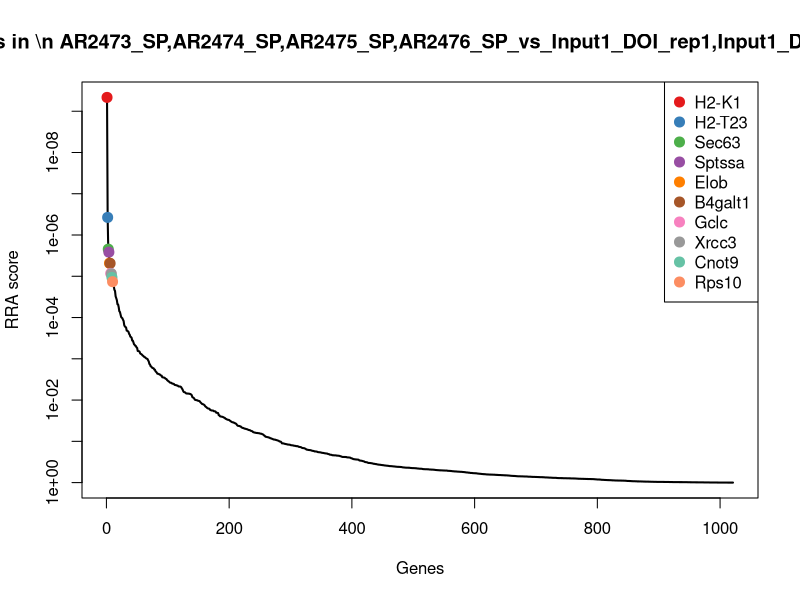
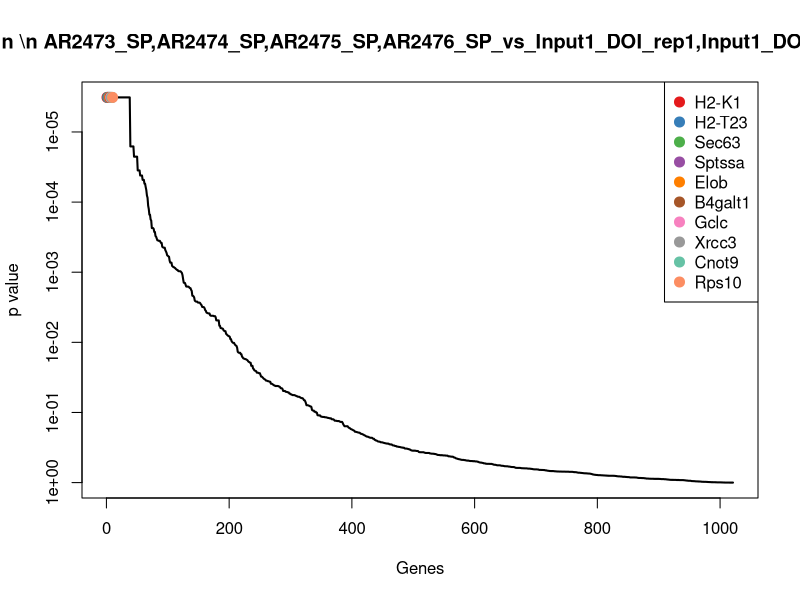
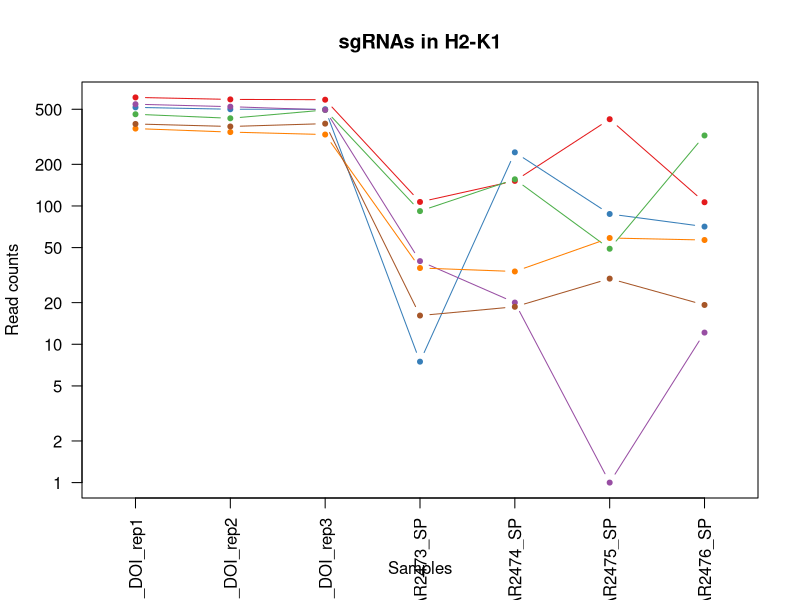
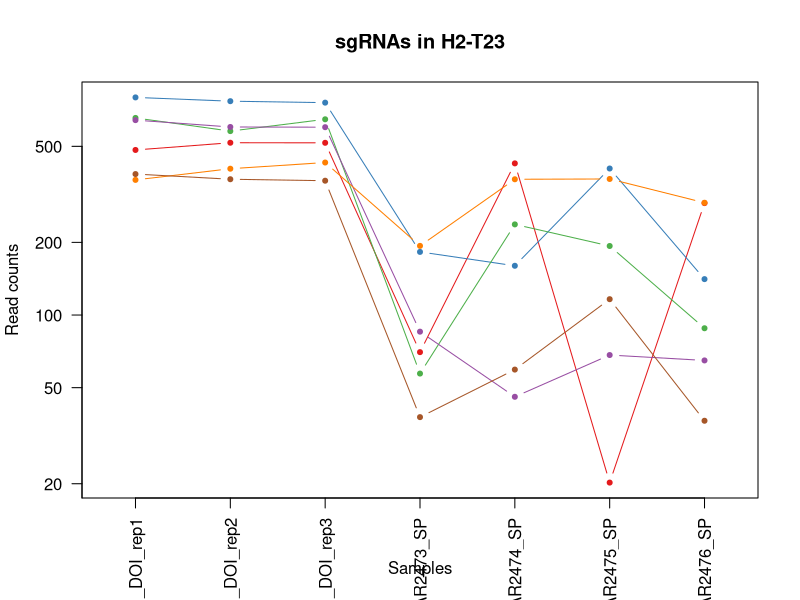
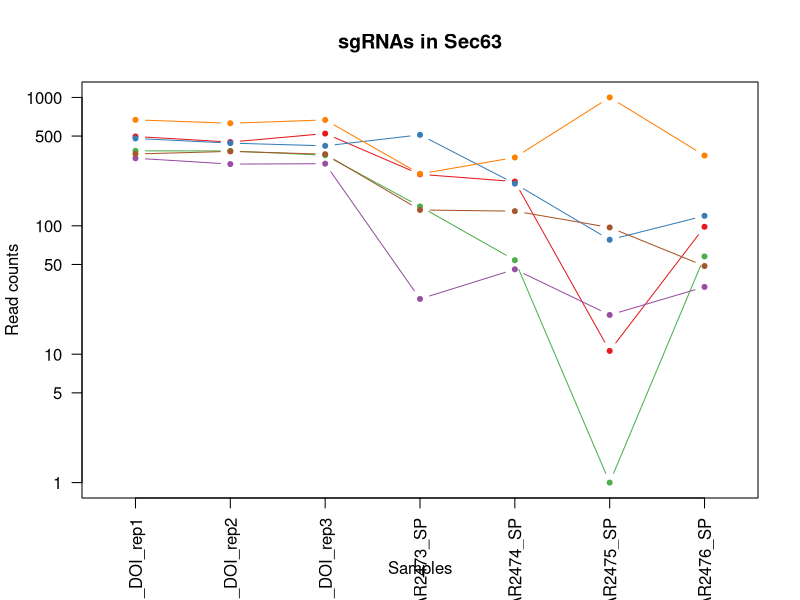
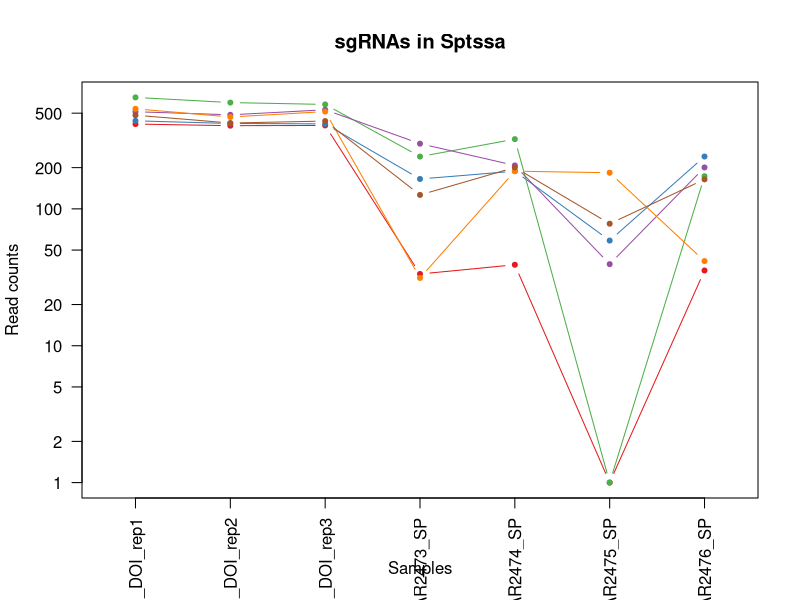
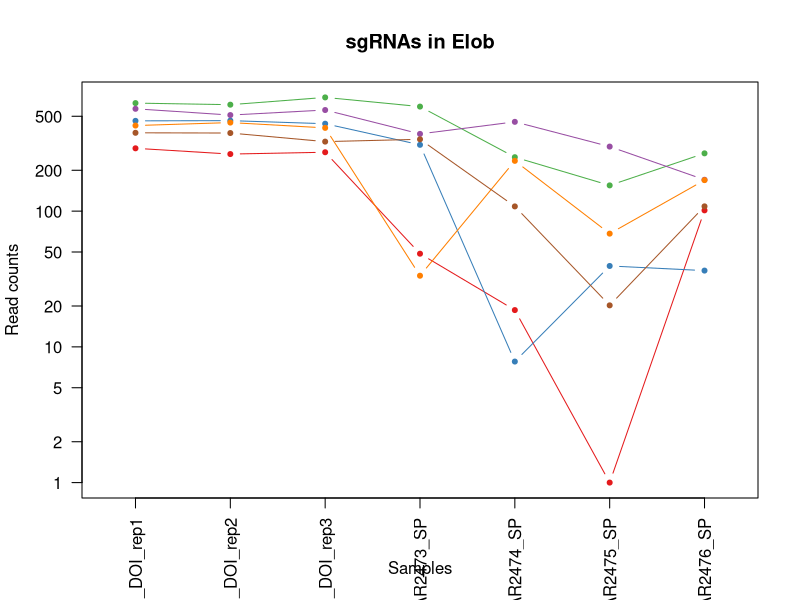
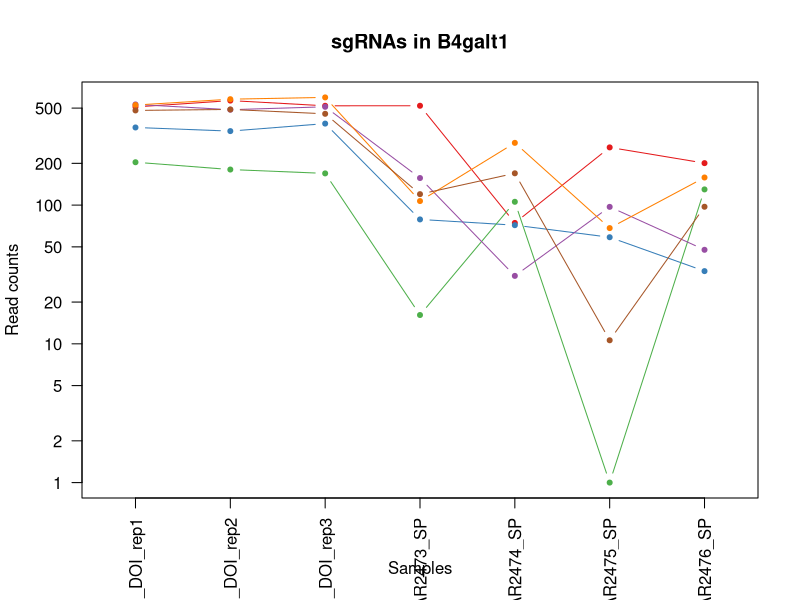

Write R code to recreate these figures, in order. (Note: this script raises an error after producing the figures.)
pdf(file='SP_cd19.10m_v_Input1_DOI.pdf',width=4.5,height=4.5);
gstable=read.table('SP_cd19.10m_v_Input1_DOI.gene_summary.txt',header=T)
# 
#
# parameters
# Do not modify the variables beginning with "__"

# gstablename='__GENE_SUMMARY_FILE__'
startindex=3
# outputfile='__OUTPUT_FILE__'
targetgenelist=c("H2-K1","H2-T23","Sec63","Sptssa","Elob","B4galt1","Gclc","Xrcc3","Cnot9","Rps10")
# samplelabel=sub('.\\w+.\\w+$','',colnames(gstable)[startindex]);
samplelabel='AR2473_SP,AR2474_SP,AR2475_SP,AR2476_SP_vs_Input1_DOI_rep1,Input1_DOI_rep2,Input1_DOI_rep3 neg.'


# You need to write some codes in front of this code:
# gstable=read.table(gstablename,header=T)
# pdf(file=outputfile,width=6,height=6)


# set up color using RColorBrewer
#library(RColorBrewer)
#colors <- brewer.pal(length(targetgenelist), "Set1")

colors=c( "#E41A1C", "#377EB8", "#4DAF4A", "#984EA3", "#FF7F00",  "#A65628", "#F781BF",
          "#999999", "#66C2A5", "#FC8D62", "#8DA0CB", "#E78AC3", "#A6D854", "#FFD92F", "#E5C494", "#B3B3B3", 
          "#8DD3C7", "#FFFFB3", "#BEBADA", "#FB8072", "#80B1D3", "#FDB462", "#B3DE69", "#FCCDE5",
          "#D9D9D9", "#BC80BD", "#CCEBC5", "#FFED6F")

######
# function definition

plotrankedvalues<-function(val, tglist, ...){
  
  plot(val,log='y',ylim=c(max(val),min(val)),type='l',lwd=2, ...)
  if(length(tglist)>0){
    for(i in 1:length(tglist)){
      targetgene=tglist[i];
      tx=which(names(val)==targetgene);ty=val[targetgene];
      points(tx,ty,col=colors[(i %% length(colors)) ],cex=2,pch=20)
      # text(tx+50,ty,targetgene,col=colors[i])
    }
    legend('topright',tglist,pch=20,pt.cex = 2,cex=1,col=colors)
  }
}



plotrandvalues<-function(val,targetgenelist, ...){
  # choose the one with the best distance distribution
  
  mindiffvalue=0;
  randval=val;
  for(i in 1:20){
    randval0=sample(val)
    vindex=sort(which(names(randval0) %in% targetgenelist))
    if(max(vindex)>0.9*length(val)){
      # print('pass...')
      next;
    }
    mindiffind=min(diff(vindex));
    if (mindiffind > mindiffvalue){
      mindiffvalue=mindiffind;
      randval=randval0;
      # print(paste('Diff: ',mindiffvalue))
    }
  }
  plot(randval,log='y',ylim=c(max(randval),min(randval)),pch=20,col='grey', ...)
  
  if(length(targetgenelist)>0){
    for(i in 1:length(targetgenelist)){
      targetgene=targetgenelist[i];
      tx=which(names(randval)==targetgene);ty=randval[targetgene];
      points(tx,ty,col=colors[(i %% length(colors)) ],cex=2,pch=20)
      text(tx+50,ty,targetgene,col=colors[i])
    }
  }
  
}




# set.seed(1235)



pvec=gstable[,startindex]
names(pvec)=gstable[,'id']
pvec=sort(pvec);

plotrankedvalues(pvec,targetgenelist,xlab='Genes',ylab='RRA score',main=paste('Distribution of RRA scores in \\n',samplelabel))

# plotrandvalues(pvec,targetgenelist,xlab='Genes',ylab='RRA score',main=paste('Distribution of RRA scores in \\n',samplelabel))


pvec=gstable[,startindex+1]
names(pvec)=gstable[,'id']
pvec=sort(pvec);

plotrankedvalues(pvec,targetgenelist,xlab='Genes',ylab='p value',main=paste('Distribution of p values in \\n',samplelabel))

# plotrandvalues(pvec,targetgenelist,xlab='Genes',ylab='p value',main=paste('Distribution of p values in \\n',samplelabel))



# you need to write after this code:
# dev.off()






# parameters
# Do not modify the variables beginning with "__"
targetmat=list(c(608.3052574305932,588.3373357749003,585.3834793721384,105.93779778294775,150.81302945200017,422.82153362296776,105.39561167783715),c(515.2155770704082,499.31933888374147,499.38341641657024,6.485987619364149,243.2029934406129,86.48622278651614,69.92593467087272),c(459.3617688542973,429.40098883513014,493.26137803668234,90.80382667109808,154.8890572750272,48.047901548064516,322.26735109184824),c(543.1424811784638,521.1475067037958,493.84442931095737,38.915925716184894,19.021463174126147,0.0,11.147612773617391),c(361.6176044761031,341.065122188348,327.383290505434,34.591933969942126,32.60822258421625,57.657481857677425,55.738063868086954),c(390.6186202806222,374.4895041628061,392.6850332242382,15.13397111184968,17.662787233117136,28.828740928838712,18.241548175010276))
targetgene="H2-K1"
collabel=c("Input1_DOI_rep1","Input1_DOI_rep2","Input1_DOI_rep3","AR2473_SP","AR2474_SP","AR2475_SP","AR2476_SP")

# set up color using RColorBrewer
#library(RColorBrewer)
#colors <- brewer.pal(length(targetgenelist), "Set1")

colors=c( "#E41A1C", "#377EB8", "#4DAF4A", "#984EA3", "#FF7F00",  "#A65628", "#F781BF",
          "#999999", "#66C2A5", "#FC8D62", "#8DA0CB", "#E78AC3", "#A6D854", "#FFD92F", "#E5C494", "#B3B3B3", 
          "#8DD3C7", "#FFFFB3", "#BEBADA", "#FB8072", "#80B1D3", "#FDB462", "#B3DE69", "#FCCDE5",
          "#D9D9D9", "#BC80BD", "#CCEBC5", "#FFED6F")


## code

targetmatvec=unlist(targetmat)+1
yrange=range(targetmatvec[targetmatvec>0]);
# yrange[1]=1; # set the minimum value to 1
for(i in 1:length(targetmat)){
  vali=targetmat[[i]]+1;
  if(i==1){
    plot(1:length(vali),vali,type='b',las=1,pch=20,main=paste('sgRNAs in',targetgene),ylab='Read counts',xlab='Samples',xlim=c(0.7,length(vali)+0.3),ylim = yrange,col=colors[(i %% length(colors))],xaxt='n',log='y')
    axis(1,at=1:length(vali),labels=(collabel),las=2)
    # lines(0:100,rep(1,101),col='black');
  }else{
    lines(1:length(vali),vali,type='b',pch=20,col=colors[(i %% length(colors))])
  }
}




# parameters
# Do not modify the variables beginning with "__"
targetmat=list(c(481.91811448003443,516.3725949931588,516.0003777334089,69.18386793988425,423.9068935948113,19.219160619225807,289.8379321140522),c(796.2748043117359,768.0786551681597,757.3836052832746,181.60765334219616,158.96508509805423,403.60237300374195,139.85186934174544),c(654.4920603785312,577.0821867426848,646.0208118967423,56.21189270115595,236.40961373556783,192.19160619225806,87.15406350282687),c(640.886645556658,600.2746150514924,599.0851843176018,84.31783905173393,44.83630605329735,67.26706216729032,63.845418612535966),c(361.9756417082576,402.797909304439,427.37658404360303,192.41763270780308,364.12515219041484,365.1640517652903,290.8513514571083),c(382.741801173222,364.25755049715565,359.1595849534235,36.75392984306351,58.42306546338745,115.31496371535485,35.469677006964424))
targetgene="H2-T23"
collabel=c("Input1_DOI_rep1","Input1_DOI_rep2","Input1_DOI_rep3","AR2473_SP","AR2474_SP","AR2475_SP","AR2476_SP")

# set up color using RColorBrewer
#library(RColorBrewer)
#colors <- brewer.pal(length(targetgenelist), "Set1")

colors=c( "#E41A1C", "#377EB8", "#4DAF4A", "#984EA3", "#FF7F00",  "#A65628", "#F781BF",
          "#999999", "#66C2A5", "#FC8D62", "#8DA0CB", "#E78AC3", "#A6D854", "#FFD92F", "#E5C494", "#B3B3B3", 
          "#8DD3C7", "#FFFFB3", "#BEBADA", "#FB8072", "#80B1D3", "#FDB462", "#B3DE69", "#FCCDE5",
          "#D9D9D9", "#BC80BD", "#CCEBC5", "#FFED6F")


## code

targetmatvec=unlist(targetmat)+1
yrange=range(targetmatvec[targetmatvec>0]);
# yrange[1]=1; # set the minimum value to 1
for(i in 1:length(targetmat)){
  vali=targetmat[[i]]+1;
  if(i==1){
    plot(1:length(vali),vali,type='b',las=1,pch=20,main=paste('sgRNAs in',targetgene),ylab='Read counts',xlab='Samples',xlim=c(0.7,length(vali)+0.3),ylim = yrange,col=colors[(i %% length(colors))],xaxt='n',log='y')
    axis(1,at=1:length(vali),labels=(collabel),las=2)
    # lines(0:100,rep(1,101),col='black');
  }else{
    lines(1:length(vali),vali,type='b',pch=20,col=colors[(i %% length(colors))])
  }
}




# parameters
# Do not modify the variables beginning with "__"
targetmat=list(c(495.16549206975304,448.15957055548927,522.1224161132967,250.79152128208042,220.1055024434597,9.609580309612904,97.28825693338814),c(478.3377421584888,439.6329425007806,418.6308149294774,510.23102605664633,211.95344679740566,76.87664247690323,118.57006313756679),c(382.741801173222,381.9929368509498,353.9121234849482,140.5297317528899,52.988361699351415,0.0,56.75148321114308),c(335.12284929666583,301.50156801449964,303.76971389729493,25.943950477456596,44.83630605329735,19.219160619225807,32.42941897779605),c(667.7394379682497,628.241955070937,667.0106577706438,252.9535171552018,339.66898525225264,999.396352199742,351.6565120404759),c(361.6176044761031,378.92335075125465,360.3256875019736,131.88174826040435,129.07421439585602,96.09580309612903,47.63070912363794))
targetgene="Sec63"
collabel=c("Input1_DOI_rep1","Input1_DOI_rep2","Input1_DOI_rep3","AR2473_SP","AR2474_SP","AR2475_SP","AR2476_SP")

# set up color using RColorBrewer
#library(RColorBrewer)
#colors <- brewer.pal(length(targetgenelist), "Set1")

colors=c( "#E41A1C", "#377EB8", "#4DAF4A", "#984EA3", "#FF7F00",  "#A65628", "#F781BF",
          "#999999", "#66C2A5", "#FC8D62", "#8DA0CB", "#E78AC3", "#A6D854", "#FFD92F", "#E5C494", "#B3B3B3", 
          "#8DD3C7", "#FFFFB3", "#BEBADA", "#FB8072", "#80B1D3", "#FDB462", "#B3DE69", "#FCCDE5",
          "#D9D9D9", "#BC80BD", "#CCEBC5", "#FFED6F")


## code

targetmatvec=unlist(targetmat)+1
yrange=range(targetmatvec[targetmatvec>0]);
# yrange[1]=1; # set the minimum value to 1
for(i in 1:length(targetmat)){
  vali=targetmat[[i]]+1;
  if(i==1){
    plot(1:length(vali),vali,type='b',las=1,pch=20,main=paste('sgRNAs in',targetgene),ylab='Read counts',xlab='Samples',xlim=c(0.7,length(vali)+0.3),ylim = yrange,col=colors[(i %% length(colors))],xaxt='n',log='y')
    axis(1,at=1:length(vali),labels=(collabel),las=2)
    # lines(0:100,rep(1,101),col='black');
  }else{
    lines(1:length(vali),vali,type='b',pch=20,col=colors[(i %% length(colors))])
  }
}




# parameters
# Do not modify the variables beginning with "__"
targetmat=list(c(415.3231892992867,404.1621697931924,405.8036868954266,32.42993809682074,38.042926348252294,0.0,34.4562576639083),c(438.59560938933294,419.51010029166804,416.5901354695148,164.31168635722508,187.49727985924346,57.657481857677425,240.18038430430198),c(650.9116880569856,596.5228987074206,578.3868640808379,239.9815419164735,322.0061980191355,0.0,172.2812883195415),c(511.2771675167081,485.33566887401923,528.5359801303222,298.35543049075085,206.51874303336962,38.438321238451614,199.6436105820569),c(537.0558482318363,467.94134764241346,512.5020700877586,30.26794222369936,187.49727985924346,182.58202588264515,40.53677372224506),c(482.27615171218895,422.57968639136317,436.9969300691412,125.39576064104021,199.72536332832456,76.87664247690323,163.16051423203635))
targetgene="Sptssa"
collabel=c("Input1_DOI_rep1","Input1_DOI_rep2","Input1_DOI_rep3","AR2473_SP","AR2474_SP","AR2475_SP","AR2476_SP")

# set up color using RColorBrewer
#library(RColorBrewer)
#colors <- brewer.pal(length(targetgenelist), "Set1")

colors=c( "#E41A1C", "#377EB8", "#4DAF4A", "#984EA3", "#FF7F00",  "#A65628", "#F781BF",
          "#999999", "#66C2A5", "#FC8D62", "#8DA0CB", "#E78AC3", "#A6D854", "#FFD92F", "#E5C494", "#B3B3B3", 
          "#8DD3C7", "#FFFFB3", "#BEBADA", "#FB8072", "#80B1D3", "#FDB462", "#B3DE69", "#FCCDE5",
          "#D9D9D9", "#BC80BD", "#CCEBC5", "#FFED6F")


## code

targetmatvec=unlist(targetmat)+1
yrange=range(targetmatvec[targetmatvec>0]);
# yrange[1]=1; # set the minimum value to 1
for(i in 1:length(targetmat)){
  vali=targetmat[[i]]+1;
  if(i==1){
    plot(1:length(vali),vali,type='b',las=1,pch=20,main=paste('sgRNAs in',targetgene),ylab='Read counts',xlab='Samples',xlim=c(0.7,length(vali)+0.3),ylim = yrange,col=colors[(i %% length(colors))],xaxt='n',log='y')
    axis(1,at=1:length(vali),labels=(collabel),las=2)
    # lines(0:100,rep(1,101),col='black');
  }else{
    lines(1:length(vali),vali,type='b',pch=20,col=colors[(i %% length(colors))])
  }
}




# parameters
# Do not modify the variables beginning with "__"
targetmat=list(c(289.2940835808825,262.2790789628396,270.53579126361774,47.563909208670424,17.662787233117136,0.0,100.32851496255653),c(461.50999224722466,463.16643593177656,439.6206608033788,307.0034139832364,6.793379705045053,38.438321238451614,35.469677006964424),c(624.0588956453937,607.4369826174478,687.4174523702701,588.0628774890162,248.63769720464893,153.75328495380646,265.5158678807051),c(566.41490126851,509.21022742720356,554.7732874726988,369.70129430375647,453.7977642970095,297.896989598,169.24103029037312),c(426.06430626392347,448.15957055548927,409.59352017821436,32.42993809682074,233.6922618535498,67.26706216729032,168.227610947317),c(376.6551682265945,375.1716344071828,324.17650849692126,337.2713562069357,107.33539933971184,19.219160619225807,107.42245036394941))
targetgene="Elob"
collabel=c("Input1_DOI_rep1","Input1_DOI_rep2","Input1_DOI_rep3","AR2473_SP","AR2474_SP","AR2475_SP","AR2476_SP")

# set up color using RColorBrewer
#library(RColorBrewer)
#colors <- brewer.pal(length(targetgenelist), "Set1")

colors=c( "#E41A1C", "#377EB8", "#4DAF4A", "#984EA3", "#FF7F00",  "#A65628", "#F781BF",
          "#999999", "#66C2A5", "#FC8D62", "#8DA0CB", "#E78AC3", "#A6D854", "#FFD92F", "#E5C494", "#B3B3B3", 
          "#8DD3C7", "#FFFFB3", "#BEBADA", "#FB8072", "#80B1D3", "#FDB462", "#B3DE69", "#FCCDE5",
          "#D9D9D9", "#BC80BD", "#CCEBC5", "#FFED6F")


## code

targetmatvec=unlist(targetmat)+1
yrange=range(targetmatvec[targetmatvec>0]);
# yrange[1]=1; # set the minimum value to 1
for(i in 1:length(targetmat)){
  vali=targetmat[[i]]+1;
  if(i==1){
    plot(1:length(vali),vali,type='b',las=1,pch=20,main=paste('sgRNAs in',targetgene),ylab='Read counts',xlab='Samples',xlim=c(0.7,length(vali)+0.3),ylim = yrange,col=colors[(i %% length(colors))],xaxt='n',log='y')
    axis(1,at=1:length(vali),labels=(collabel),las=2)
    # lines(0:100,rep(1,101),col='black');
  }else{
    lines(1:length(vali),vali,type='b',pch=20,col=colors[(i %% length(colors))])
  }
}




# parameters
# Do not modify the variables beginning with "__"
targetmat=list(c(508.7709068916262,565.485972588281,518.6241084676465,518.8790095491319,73.36850081448657,259.45866835954837,199.6436105820569),c(361.6176044761031,340.3829919439713,385.6884179329378,77.83185143236979,70.65114893246854,57.657481857677425,32.42941897779605),c(202.64907339947956,179.40025427107105,168.21029262834853,15.13397111184968,104.61804745769382,0.0,128.70425656812807),c(530.2531408208997,486.0177991183959,509.8783393535209,155.66370286473958,29.89087070219823,96.09580309612903,46.617289780581814),c(524.8825823385813,578.7875123536265,596.1699279462266,105.93779778294775,279.88724384785615,67.26706216729032,157.0799981736996),c(480.1279283192616,488.064189851526,453.90541702311725,118.90977302167606,168.4758166851173,9.609580309612904,96.27483759033201))
targetgene="B4galt1"
collabel=c("Input1_DOI_rep1","Input1_DOI_rep2","Input1_DOI_rep3","AR2473_SP","AR2474_SP","AR2475_SP","AR2476_SP")

# set up color using RColorBrewer
#library(RColorBrewer)
#colors <- brewer.pal(length(targetgenelist), "Set1")

colors=c( "#E41A1C", "#377EB8", "#4DAF4A", "#984EA3", "#FF7F00",  "#A65628", "#F781BF",
          "#999999", "#66C2A5", "#FC8D62", "#8DA0CB", "#E78AC3", "#A6D854", "#FFD92F", "#E5C494", "#B3B3B3", 
          "#8DD3C7", "#FFFFB3", "#BEBADA", "#FB8072", "#80B1D3", "#FDB462", "#B3DE69", "#FCCDE5",
          "#D9D9D9", "#BC80BD", "#CCEBC5", "#FFED6F")


## code

targetmatvec=unlist(targetmat)+1
yrange=range(targetmatvec[targetmatvec>0]);
# yrange[1]=1; # set the minimum value to 1
for(i in 1:length(targetmat)){
  vali=targetmat[[i]]+1;
  if(i==1){
    plot(1:length(vali),vali,type='b',las=1,pch=20,main=paste('sgRNAs in',targetgene),ylab='Read counts',xlab='Samples',xlim=c(0.7,length(vali)+0.3),ylim = yrange,col=colors[(i %% length(colors))],xaxt='n',log='y')
    axis(1,at=1:length(vali),labels=(collabel),las=2)
    # lines(0:100,rep(1,101),col='black');
  }else{
    lines(1:length(vali),vali,type='b',pch=20,col=colors[(i %% length(colors))])
  }
}




# parameters
# Do not modify the variables beginning with "__"
targetmat=list(c(440.38579555010574,446.45424494454755,416.2986098323773,123.23376476791883,88.31393616558569,672.6706216729033,81.07354744449012),c(355.8890087616302,369.71459245216926,365.2816233333115,142.69172762601127,218.7468265024507,153.75328495380646,88.167482845883),c(379.8775033159855,460.4379149542698,465.85796814575554,84.31783905173393,92.38996398861272,240.23950774032258,136.81161131257707),c(360.90153001179397,436.2222912788971,386.2714692072128,121.07176889479744,370.91853189545986,76.87664247690323,217.8851587570672),c(491.5851197482075,419.51010029166804,444.8681222718542,116.74777714855468,161.68243698007225,201.80118650187097,146.94580474313832),c(462.5841039436883,400.41045344912055,406.96978944397665,131.88174826040435,171.19316856713533,124.92454402496774,163.16051423203635))
targetgene="Gclc"
collabel=c("Input1_DOI_rep1","Input1_DOI_rep2","Input1_DOI_rep3","AR2473_SP","AR2474_SP","AR2475_SP","AR2476_SP")

# set up color using RColorBrewer
#library(RColorBrewer)
#colors <- brewer.pal(length(targetgenelist), "Set1")

colors=c( "#E41A1C", "#377EB8", "#4DAF4A", "#984EA3", "#FF7F00",  "#A65628", "#F781BF",
          "#999999", "#66C2A5", "#FC8D62", "#8DA0CB", "#E78AC3", "#A6D854", "#FFD92F", "#E5C494", "#B3B3B3", 
          "#8DD3C7", "#FFFFB3", "#BEBADA", "#FB8072", "#80B1D3", "#FDB462", "#B3DE69", "#FCCDE5",
          "#D9D9D9", "#BC80BD", "#CCEBC5", "#FFED6F")


## code

targetmatvec=unlist(targetmat)+1
yrange=range(targetmatvec[targetmatvec>0]);
# yrange[1]=1; # set the minimum value to 1
for(i in 1:length(targetmat)){
  vali=targetmat[[i]]+1;
  if(i==1){
    plot(1:length(vali),vali,type='b',las=1,pch=20,main=paste('sgRNAs in',targetgene),ylab='Read counts',xlab='Samples',xlim=c(0.7,length(vali)+0.3),ylim = yrange,col=colors[(i %% length(colors))],xaxt='n',log='y')
    axis(1,at=1:length(vali),labels=(collabel),las=2)
    # lines(0:100,rep(1,101),col='black');
  }else{
    lines(1:length(vali),vali,type='b',pch=20,col=colors[(i %% length(colors))])
  }
}




# parameters
# Do not modify the variables beginning with "__"
targetmat=list(c(250.62606250819027,202.59268257987873,239.92559936417823,30.26794222369936,14.945435351099116,0.0,21.281806204178658),c(369.49442358350336,396.6587371050487,380.1494308273249,60.53588444739872,66.57512110944151,259.45866835954837,166.20077226120475),c(547.796965196473,539.2239581797782,558.2715951183491,170.79767397658924,107.33539933971184,461.2598548614194,168.227610947317),c(204.43925956025234,193.3839242807933,227.09847133012738,19.457962858092447,4.076027823027031,105.70538340574194,1.0134193430561265),c(398.85347662017705,394.2712812497303,352.1629696621231,131.88174826040435,135.86759410090104,9.609580309612904,74.99303138615336),c(606.5150712698204,516.0315298709705,601.4173894147019,324.2993809682074,404.88543042068517,499.698176099871,208.76438466956205))
targetgene="Xrcc3"
collabel=c("Input1_DOI_rep1","Input1_DOI_rep2","Input1_DOI_rep3","AR2473_SP","AR2474_SP","AR2475_SP","AR2476_SP")

# set up color using RColorBrewer
#library(RColorBrewer)
#colors <- brewer.pal(length(targetgenelist), "Set1")

colors=c( "#E41A1C", "#377EB8", "#4DAF4A", "#984EA3", "#FF7F00",  "#A65628", "#F781BF",
          "#999999", "#66C2A5", "#FC8D62", "#8DA0CB", "#E78AC3", "#A6D854", "#FFD92F", "#E5C494", "#B3B3B3", 
          "#8DD3C7", "#FFFFB3", "#BEBADA", "#FB8072", "#80B1D3", "#FDB462", "#B3DE69", "#FCCDE5",
          "#D9D9D9", "#BC80BD", "#CCEBC5", "#FFED6F")


## code

targetmatvec=unlist(targetmat)+1
yrange=range(targetmatvec[targetmatvec>0]);
# yrange[1]=1; # set the minimum value to 1
for(i in 1:length(targetmat)){
  vali=targetmat[[i]]+1;
  if(i==1){
    plot(1:length(vali),vali,type='b',las=1,pch=20,main=paste('sgRNAs in',targetgene),ylab='Read counts',xlab='Samples',xlim=c(0.7,length(vali)+0.3),ylim = yrange,col=colors[(i %% length(colors))],xaxt='n',log='y')
    axis(1,at=1:length(vali),labels=(collabel),las=2)
    # lines(0:100,rep(1,101),col='black');
  }else{
    lines(1:length(vali),vali,type='b',pch=20,col=colors[(i %% length(colors))])
  }
}




# parameters
# Do not modify the variables beginning with "__"
targetmat=list(c(414.6071148349776,351.6381409761868,383.35621283583765,1701.4907521465284,133.15024221888302,182.58202588264515,83.10038613060237),c(534.9076248389089,526.6045486588093,496.1766344080575,235.65755017023073,104.61804745769382,903.300549103613,310.1063189751747),c(369.85246081565793,320.9422799792355,297.06462424313196,105.93779778294775,92.38996398861272,345.94489114606455,91.20774087505139),c(364.8399395654941,377.55909026250123,384.8138410215252,25.943950477456596,66.57512110944151,19.219160619225807,83.10038613060237),c(274.9725942947002,305.2532843585715,285.98665003190627,21.619958731213828,47.55365793531537,240.23950774032258,62.83199926947984),c(424.27412010315066,408.5960163816409,457.695250305905,38.915925716184894,258.14842879171204,19.219160619225807,149.98606277230672))
targetgene="Cnot9"
collabel=c("Input1_DOI_rep1","Input1_DOI_rep2","Input1_DOI_rep3","AR2473_SP","AR2474_SP","AR2475_SP","AR2476_SP")

# set up color using RColorBrewer
#library(RColorBrewer)
#colors <- brewer.pal(length(targetgenelist), "Set1")

colors=c( "#E41A1C", "#377EB8", "#4DAF4A", "#984EA3", "#FF7F00",  "#A65628", "#F781BF",
          "#999999", "#66C2A5", "#FC8D62", "#8DA0CB", "#E78AC3", "#A6D854", "#FFD92F", "#E5C494", "#B3B3B3", 
          "#8DD3C7", "#FFFFB3", "#BEBADA", "#FB8072", "#80B1D3", "#FDB462", "#B3DE69", "#FCCDE5",
          "#D9D9D9", "#BC80BD", "#CCEBC5", "#FFED6F")


## code

targetmatvec=unlist(targetmat)+1
yrange=range(targetmatvec[targetmatvec>0]);
# yrange[1]=1; # set the minimum value to 1
for(i in 1:length(targetmat)){
  vali=targetmat[[i]]+1;
  if(i==1){
    plot(1:length(vali),vali,type='b',las=1,pch=20,main=paste('sgRNAs in',targetgene),ylab='Read counts',xlab='Samples',xlim=c(0.7,length(vali)+0.3),ylim = yrange,col=colors[(i %% length(colors))],xaxt='n',log='y')
    axis(1,at=1:length(vali),labels=(collabel),las=2)
    # lines(0:100,rep(1,101),col='black');
  }else{
    lines(1:length(vali),vali,type='b',pch=20,col=colors[(i %% length(colors))])
  }
}




# parameters
# Do not modify the variables beginning with "__"
targetmat=list(c(275.68866875900926,282.0608560497638,251.586624849679,144.85372349913266,296.1913551399643,249.8490880499355,145.9323854000822),c(413.1749659063594,431.4473795682602,422.7121738494027,183.76964921531754,110.05275122172985,9.609580309612904,89.18090218893913),c(419.6196360851414,414.7351885810312,402.8884305240514,73.50785968612702,187.49727985924346,28.828740928838712,169.24103029037312),c(392.40880644139503,387.108913683775,366.4477258818615,92.96582254421946,141.3022978649371,76.87664247690323,162.14709488898023),c(283.9235250985641,272.51103262849006,243.71543264696598,19.457962858092447,99.18334369365778,0.0,139.85186934174544),c(295.7387537596645,244.88475773123386,273.4510476349929,58.37388857427734,33.96689852522526,115.31496371535485,31.41599963473992))
targetgene="Rps10"
collabel=c("Input1_DOI_rep1","Input1_DOI_rep2","Input1_DOI_rep3","AR2473_SP","AR2474_SP","AR2475_SP","AR2476_SP")

# set up color using RColorBrewer
#library(RColorBrewer)
#colors <- brewer.pal(length(targetgenelist), "Set1")

colors=c( "#E41A1C", "#377EB8", "#4DAF4A", "#984EA3", "#FF7F00",  "#A65628", "#F781BF",
          "#999999", "#66C2A5", "#FC8D62", "#8DA0CB", "#E78AC3", "#A6D854", "#FFD92F", "#E5C494", "#B3B3B3", 
          "#8DD3C7", "#FFFFB3", "#BEBADA", "#FB8072", "#80B1D3", "#FDB462", "#B3DE69", "#FCCDE5",
          "#D9D9D9", "#BC80BD", "#CCEBC5", "#FFED6F")


## code

targetmatvec=unlist(targetmat)+1
yrange=range(targetmatvec[targetmatvec>0]);
# yrange[1]=1; # set the minimum value to 1
for(i in 1:length(targetmat)){
  vali=targetmat[[i]]+1;
  if(i==1){
    plot(1:length(vali),vali,type='b',las=1,pch=20,main=paste('sgRNAs in',targetgene),ylab='Read counts',xlab='Samples',xlim=c(0.7,length(vali)+0.3),ylim = yrange,col=colors[(i %% length(colors))],xaxt='n',log='y')
    axis(1,at=1:length(vali),labels=(collabel),las=2)
    # lines(0:100,rep(1,101),col='black');
  }else{
    lines(1:length(vali),vali,type='b',pch=20,col=colors[(i %% length(colors))])
  }
}



# 
#
# parameters
# Do not modify the variables beginning with "__"

# gstablename='__GENE_SUMMARY_FILE__'
startindex=9
# outputfile='__OUTPUT_FILE__'
targetgenelist=c("Cd19","Arl15","Zfp36l2","Setd5","Sipa1","Sephs1","Tmem94","Ncor1","Nosip","Thrap3")
# samplelabel=sub('.\\w+.\\w+$','',colnames(gstable)[startindex]);
samplelabel='AR2473_SP,AR2474_SP,AR2475_SP,AR2476_SP_vs_Input1_DOI_rep1,Input1_DOI_rep2,Input1_DOI_rep3 pos.'


# You need to write some codes in front of this code:
# gstable=read.table(gstablename,header=T)
# pdf(file=outputfile,width=6,height=6)


# set up color using RColorBrewer
#library(RColorBrewer)
#colors <- brewer.pal(length(targetgenelist), "Set1")

colors=c( "#E41A1C", "#377EB8", "#4DAF4A", "#984EA3", "#FF7F00",  "#A65628", "#F781BF",
          "#999999", "#66C2A5", "#FC8D62", "#8DA0CB", "#E78AC3", "#A6D854", "#FFD92F", "#E5C494", "#B3B3B3", 
          "#8DD3C7", "#FFFFB3", "#BEBADA", "#FB8072", "#80B1D3", "#FDB462", "#B3DE69", "#FCCDE5",
          "#D9D9D9", "#BC80BD", "#CCEBC5", "#FFED6F")

######
# function definition

plotrankedvalues<-function(val, tglist, ...){
  
  plot(val,log='y',ylim=c(max(val),min(val)),type='l',lwd=2, ...)
  if(length(tglist)>0){
    for(i in 1:length(tglist)){
      targetgene=tglist[i];
      tx=which(names(val)==targetgene);ty=val[targetgene];
      points(tx,ty,col=colors[(i %% length(colors)) ],cex=2,pch=20)
      # text(tx+50,ty,targetgene,col=colors[i])
    }
    legend('topright',tglist,pch=20,pt.cex = 2,cex=1,col=colors)
  }
}



plotrandvalues<-function(val,targetgenelist, ...){
  # choose the one with the best distance distribution
  
  mindiffvalue=0;
  randval=val;
  for(i in 1:20){
    randval0=sample(val)
    vindex=sort(which(names(randval0) %in% targetgenelist))
    if(max(vindex)>0.9*length(val)){
      # print('pass...')
      next;
    }
    mindiffind=min(diff(vindex));
    if (mindiffind > mindiffvalue){
      mindiffvalue=mindiffind;
      randval=randval0;
      # print(paste('Diff: ',mindiffvalue))
    }
  }
  plot(randval,log='y',ylim=c(max(randval),min(randval)),pch=20,col='grey', ...)
  
  if(length(targetgenelist)>0){
    for(i in 1:length(targetgenelist)){
      targetgene=targetgenelist[i];
      tx=which(names(randval)==targetgene);ty=randval[targetgene];
      points(tx,ty,col=colors[(i %% length(colors)) ],cex=2,pch=20)
      text(tx+50,ty,targetgene,col=colors[i])
    }
  }
  
}




# set.seed(1235)



pvec=gstable[,startindex]
names(pvec)=gstable[,'id']
pvec=sort(pvec);

plotrankedvalues(pvec,targetgenelist,xlab='Genes',ylab='RRA score',main=paste('Distribution of RRA scores in \\n',samplelabel))

# plotrandvalues(pvec,targetgenelist,xlab='Genes',ylab='RRA score',main=paste('Distribution of RRA scores in \\n',samplelabel))


pvec=gstable[,startindex+1]
names(pvec)=gstable[,'id']
pvec=sort(pvec);

plotrankedvalues(pvec,targetgenelist,xlab='Genes',ylab='p value',main=paste('Distribution of p values in \\n',samplelabel))

# plotrandvalues(pvec,targetgenelist,xlab='Genes',ylab='p value',main=paste('Distribution of p values in \\n',samplelabel))



# you need to write after this code:
# dev.off()






# parameters
# Do not modify the variables beginning with "__"
targetmat=list(c(427.4964551925417,377.55909026250123,452.44778883742964,50067.500429744985,4646.671718250816,798950.1165215264,1816.0474627565786),c(505.1905345700807,518.418985726289,522.1224161132967,21323.7652965962,5196.935474359466,405130.2962729704,1437.0286284535873),c(491.943156980362,552.8665630673121,493.84442931095737,47862.26463916117,6214.583754175214,784237.849067509,3933.080470400827),c(555.3157470717188,542.97567452385,543.6953132614732,114293.9118325619,18683.152864814903,3341789.210149745,8553.259255393707),c(533.4754759102907,470.66986861992024,495.5935831337825,36976.61541799501,7843.636207445018,442540.39241829346,3164.908608364283),c(372.00068420858526,338.67766633302955,387.4375717557629,47475.26737787245,9679.20740374819,2183911.6594838668,3084.848480262849))
targetgene="Cd19"
collabel=c("Input1_DOI_rep1","Input1_DOI_rep2","Input1_DOI_rep3","AR2473_SP","AR2474_SP","AR2475_SP","AR2476_SP")

# set up color using RColorBrewer
#library(RColorBrewer)
#colors <- brewer.pal(length(targetgenelist), "Set1")

colors=c( "#E41A1C", "#377EB8", "#4DAF4A", "#984EA3", "#FF7F00",  "#A65628", "#F781BF",
          "#999999", "#66C2A5", "#FC8D62", "#8DA0CB", "#E78AC3", "#A6D854", "#FFD92F", "#E5C494", "#B3B3B3", 
          "#8DD3C7", "#FFFFB3", "#BEBADA", "#FB8072", "#80B1D3", "#FDB462", "#B3DE69", "#FCCDE5",
          "#D9D9D9", "#BC80BD", "#CCEBC5", "#FFED6F")


## code

targetmatvec=unlist(targetmat)+1
yrange=range(targetmatvec[targetmatvec>0]);
# yrange[1]=1; # set the minimum value to 1
for(i in 1:length(targetmat)){
  vali=targetmat[[i]]+1;
  if(i==1){
    plot(1:length(vali),vali,type='b',las=1,pch=20,main=paste('sgRNAs in',targetgene),ylab='Read counts',xlab='Samples',xlim=c(0.7,length(vali)+0.3),ylim = yrange,col=colors[(i %% length(colors))],xaxt='n',log='y')
    axis(1,at=1:length(vali),labels=(collabel),las=2)
    # lines(0:100,rep(1,101),col='black');
  }else{
    lines(1:length(vali),vali,type='b',pch=20,col=colors[(i %% length(colors))])
  }
}




# parameters
# Do not modify the variables beginning with "__"
targetmat=list(c(559.2541566254189,561.0521259998325,497.6342625937451,2010.656162002886,4561.075133967249,1604.7999117053548,2226.4822966943098),c(767.9898629715259,685.5408955985795,709.5734007927215,1615.010917221673,4173.85249077968,5938.720631340774,4149.952209814838),c(597.206103233802,590.3837265080303,595.2953510348141,4047.256274483229,8641.178984817307,3680.469258581742,3933.080470400827),c(629.7874913598666,644.2720158137894,550.9834541899111,2408.4634026572203,3047.5101356832106,1258.8550205592903,2172.7710715123353),c(789.4720969007993,782.7444554222586,752.7191950890743,6185.470193000277,6459.145423556836,1585.580751086129,3437.518411646381),c(625.1330073418575,657.5735555791349,622.4072352886033,5024.478409134093,4827.375618405014,2661.8537457627745,3999.9661470425312))
targetgene="Arl15"
collabel=c("Input1_DOI_rep1","Input1_DOI_rep2","Input1_DOI_rep3","AR2473_SP","AR2474_SP","AR2475_SP","AR2476_SP")

# set up color using RColorBrewer
#library(RColorBrewer)
#colors <- brewer.pal(length(targetgenelist), "Set1")

colors=c( "#E41A1C", "#377EB8", "#4DAF4A", "#984EA3", "#FF7F00",  "#A65628", "#F781BF",
          "#999999", "#66C2A5", "#FC8D62", "#8DA0CB", "#E78AC3", "#A6D854", "#FFD92F", "#E5C494", "#B3B3B3", 
          "#8DD3C7", "#FFFFB3", "#BEBADA", "#FB8072", "#80B1D3", "#FDB462", "#B3DE69", "#FCCDE5",
          "#D9D9D9", "#BC80BD", "#CCEBC5", "#FFED6F")


## code

targetmatvec=unlist(targetmat)+1
yrange=range(targetmatvec[targetmatvec>0]);
# yrange[1]=1; # set the minimum value to 1
for(i in 1:length(targetmat)){
  vali=targetmat[[i]]+1;
  if(i==1){
    plot(1:length(vali),vali,type='b',las=1,pch=20,main=paste('sgRNAs in',targetgene),ylab='Read counts',xlab='Samples',xlim=c(0.7,length(vali)+0.3),ylim = yrange,col=colors[(i %% length(colors))],xaxt='n',log='y')
    axis(1,at=1:length(vali),labels=(collabel),las=2)
    # lines(0:100,rep(1,101),col='black');
  }else{
    lines(1:length(vali),vali,type='b',pch=20,col=colors[(i %% length(colors))])
  }
}




# parameters
# Do not modify the variables beginning with "__"
targetmat=list(c(491.5851197482075,399.04619296036714,442.2443915376165,1375.0293753051994,751.3477953779828,1249.2454402496774,1230.2910824701376),c(641.9607572531216,622.1027828715468,639.024196605442,2704.6568372748497,1860.0273632413355,1268.4646008689033,2079.5364919511717),c(657.7143954679221,692.3621980423464,624.1563891114284,1900.3943724736955,835.5857037205415,1921.9160619225806,2967.2918364683383),c(506.26464626654433,558.664670144514,530.8681852274223,1697.1667604002855,1171.178661149767,1335.7316630361936,1102.6002452450657),c(625.8490818061665,656.5503602125699,653.0174271880428,1450.6992308644478,1472.8047200537674,1220.4166993208387,1224.2105664118008),c(450.0528008182788,423.9439468801166,418.3392892923399,862.6363533754318,1679.323463087137,4564.550647066129,697.232508022615))
targetgene="Zfp36l2"
collabel=c("Input1_DOI_rep1","Input1_DOI_rep2","Input1_DOI_rep3","AR2473_SP","AR2474_SP","AR2475_SP","AR2476_SP")

# set up color using RColorBrewer
#library(RColorBrewer)
#colors <- brewer.pal(length(targetgenelist), "Set1")

colors=c( "#E41A1C", "#377EB8", "#4DAF4A", "#984EA3", "#FF7F00",  "#A65628", "#F781BF",
          "#999999", "#66C2A5", "#FC8D62", "#8DA0CB", "#E78AC3", "#A6D854", "#FFD92F", "#E5C494", "#B3B3B3", 
          "#8DD3C7", "#FFFFB3", "#BEBADA", "#FB8072", "#80B1D3", "#FDB462", "#B3DE69", "#FCCDE5",
          "#D9D9D9", "#BC80BD", "#CCEBC5", "#FFED6F")


## code

targetmatvec=unlist(targetmat)+1
yrange=range(targetmatvec[targetmatvec>0]);
# yrange[1]=1; # set the minimum value to 1
for(i in 1:length(targetmat)){
  vali=targetmat[[i]]+1;
  if(i==1){
    plot(1:length(vali),vali,type='b',las=1,pch=20,main=paste('sgRNAs in',targetgene),ylab='Read counts',xlab='Samples',xlim=c(0.7,length(vali)+0.3),ylim = yrange,col=colors[(i %% length(colors))],xaxt='n',log='y')
    axis(1,at=1:length(vali),labels=(collabel),las=2)
    # lines(0:100,rep(1,101),col='black');
  }else{
    lines(1:length(vali),vali,type='b',pch=20,col=colors[(i %% length(colors))])
  }
}




# parameters
# Do not modify the variables beginning with "__"
targetmat=list(c(546.3648162678547,487.72312472933766,502.8817240622205,492.9350590716753,1388.5668117112089,855.2526475555484,1554.585272248098),c(532.401364213827,520.1243113372307,486.84781401965694,7947.4968295942035,3123.5959883797154,1095.492155295871,3456.7733791644473),c(394.9150670664769,446.45424494454755,446.61727609467926,665.8947289213859,1358.6759410090106,932.1292900324516,851.2722481671462),c(575.7238693045285,545.0220652569801,588.8817870177886,4326.153742115887,5729.536443234998,4458.845263660387,4758.003815648513),c(323.66565786772,306.2764797251365,347.7900851050603,884.2563121066456,2721.427909841048,566.9652382671613,1464.3909507161027),c(539.2040716247636,490.1105805846561,513.3766469991712,1148.0198086274543,1186.1240965008662,3305.695626506839,1154.284631740928))
targetgene="Setd5"
collabel=c("Input1_DOI_rep1","Input1_DOI_rep2","Input1_DOI_rep3","AR2473_SP","AR2474_SP","AR2475_SP","AR2476_SP")

# set up color using RColorBrewer
#library(RColorBrewer)
#colors <- brewer.pal(length(targetgenelist), "Set1")

colors=c( "#E41A1C", "#377EB8", "#4DAF4A", "#984EA3", "#FF7F00",  "#A65628", "#F781BF",
          "#999999", "#66C2A5", "#FC8D62", "#8DA0CB", "#E78AC3", "#A6D854", "#FFD92F", "#E5C494", "#B3B3B3", 
          "#8DD3C7", "#FFFFB3", "#BEBADA", "#FB8072", "#80B1D3", "#FDB462", "#B3DE69", "#FCCDE5",
          "#D9D9D9", "#BC80BD", "#CCEBC5", "#FFED6F")


## code

targetmatvec=unlist(targetmat)+1
yrange=range(targetmatvec[targetmatvec>0]);
# yrange[1]=1; # set the minimum value to 1
for(i in 1:length(targetmat)){
  vali=targetmat[[i]]+1;
  if(i==1){
    plot(1:length(vali),vali,type='b',las=1,pch=20,main=paste('sgRNAs in',targetgene),ylab='Read counts',xlab='Samples',xlim=c(0.7,length(vali)+0.3),ylim = yrange,col=colors[(i %% length(colors))],xaxt='n',log='y')
    axis(1,at=1:length(vali),labels=(collabel),las=2)
    # lines(0:100,rep(1,101),col='black');
  }else{
    lines(1:length(vali),vali,type='b',pch=20,col=colors[(i %% length(colors))])
  }
}




# parameters
# Do not modify the variables beginning with "__"
targetmat=list(c(482.27615171218895,446.45424494454755,432.62404551207834,307.0034139832364,205.1600670923606,884.0813884843872,486.4412846669407),c(659.8626188608495,622.4438479937351,605.4987483346272,1275.5775651416159,2141.2732830302007,1585.580751086129,1090.439213128392),c(363.40779063687586,364.25755049715565,381.02400773873745,1498.2631400731184,1508.1302945200018,787.9855853882581,1204.9555988937343),c(545.6487418035457,508.52809718282685,483.9325576482817,2544.6691426638677,1148.0811701526138,1402.998725203484,2395.723326984683),c(587.5390979656289,523.8760276813025,606.0817996089022,2146.861902009533,1940.1892437608672,365.1640517652903,1556.6121109342102),c(330.46836527865656,320.9422799792355,324.46803413405877,4395.337610055772,1547.5318968092631,432.4311139325807,526.9780583891858))
targetgene="Sipa1"
collabel=c("Input1_DOI_rep1","Input1_DOI_rep2","Input1_DOI_rep3","AR2473_SP","AR2474_SP","AR2475_SP","AR2476_SP")

# set up color using RColorBrewer
#library(RColorBrewer)
#colors <- brewer.pal(length(targetgenelist), "Set1")

colors=c( "#E41A1C", "#377EB8", "#4DAF4A", "#984EA3", "#FF7F00",  "#A65628", "#F781BF",
          "#999999", "#66C2A5", "#FC8D62", "#8DA0CB", "#E78AC3", "#A6D854", "#FFD92F", "#E5C494", "#B3B3B3", 
          "#8DD3C7", "#FFFFB3", "#BEBADA", "#FB8072", "#80B1D3", "#FDB462", "#B3DE69", "#FCCDE5",
          "#D9D9D9", "#BC80BD", "#CCEBC5", "#FFED6F")


## code

targetmatvec=unlist(targetmat)+1
yrange=range(targetmatvec[targetmatvec>0]);
# yrange[1]=1; # set the minimum value to 1
for(i in 1:length(targetmat)){
  vali=targetmat[[i]]+1;
  if(i==1){
    plot(1:length(vali),vali,type='b',las=1,pch=20,main=paste('sgRNAs in',targetgene),ylab='Read counts',xlab='Samples',xlim=c(0.7,length(vali)+0.3),ylim = yrange,col=colors[(i %% length(colors))],xaxt='n',log='y')
    axis(1,at=1:length(vali),labels=(collabel),las=2)
    # lines(0:100,rep(1,101),col='black');
  }else{
    lines(1:length(vali),vali,type='b',pch=20,col=colors[(i %% length(colors))])
  }
}




# parameters
# Do not modify the variables beginning with "__"
targetmat=list(c(453.27513590766983,476.1269105749338,496.468160045195,633.4647908245652,706.5114893246855,2162.1555696629034,606.0247671475636),c(490.15297081958926,435.19909591233204,456.8206733944925,1558.7990245205172,1857.3100113593175,1575.9711707765161,1332.6464361188064),c(407.44637019188644,425.30820736886994,436.4138787948661,1537.1790657893032,1235.0364303771905,528.5269170287097,1200.9019215215098),c(491.2270825160529,456.68619861019795,517.7495315562339,4401.823597675136,3008.1085333939495,2104.498087805226,2146.422168592876),c(511.6352047488627,468.62347788679017,561.4783771268618,949.116188300287,922.5409639451182,970.5676112709033,1633.6319810064758),c(453.63317313982435,445.77211470017085,461.19355795155525,2689.5228661630003,1775.7894548987767,1825.8202588264517,968.828891961657))
targetgene="Sephs1"
collabel=c("Input1_DOI_rep1","Input1_DOI_rep2","Input1_DOI_rep3","AR2473_SP","AR2474_SP","AR2475_SP","AR2476_SP")

# set up color using RColorBrewer
#library(RColorBrewer)
#colors <- brewer.pal(length(targetgenelist), "Set1")

colors=c( "#E41A1C", "#377EB8", "#4DAF4A", "#984EA3", "#FF7F00",  "#A65628", "#F781BF",
          "#999999", "#66C2A5", "#FC8D62", "#8DA0CB", "#E78AC3", "#A6D854", "#FFD92F", "#E5C494", "#B3B3B3", 
          "#8DD3C7", "#FFFFB3", "#BEBADA", "#FB8072", "#80B1D3", "#FDB462", "#B3DE69", "#FCCDE5",
          "#D9D9D9", "#BC80BD", "#CCEBC5", "#FFED6F")


## code

targetmatvec=unlist(targetmat)+1
yrange=range(targetmatvec[targetmatvec>0]);
# yrange[1]=1; # set the minimum value to 1
for(i in 1:length(targetmat)){
  vali=targetmat[[i]]+1;
  if(i==1){
    plot(1:length(vali),vali,type='b',las=1,pch=20,main=paste('sgRNAs in',targetgene),ylab='Read counts',xlab='Samples',xlim=c(0.7,length(vali)+0.3),ylim = yrange,col=colors[(i %% length(colors))],xaxt='n',log='y')
    axis(1,at=1:length(vali),labels=(collabel),las=2)
    # lines(0:100,rep(1,101),col='black');
  }else{
    lines(1:length(vali),vali,type='b',pch=20,col=colors[(i %% length(colors))])
  }
}




# parameters
# Do not modify the variables beginning with "__"
targetmat=list(c(521.3022100170357,555.5950840448189,548.3597234556735,1055.0539860832348,832.8683518385235,1441.4370464419355,1734.9739153120886),c(308.98613134938313,331.5152987670743,366.4477258818615,1245.3096229179166,917.1062601810821,269.0682486691613,369.89806021548617),c(541.7103322498456,502.3889249834366,614.8275687230278,1405.297317528899,1084.2234009251904,1835.4298391360646,1891.040494142732),c(503.75838564146244,455.66300324363294,515.1258008219962,425.9131870049124,1025.800335461803,1268.4646008689033,655.6823149573138),c(445.3983168002695,370.0556575743576,420.37996875230255,1297.1975238728296,646.729747920289,1787.381937588,1469.4580474313834),c(701.3949377907782,624.8313038490535,690.3327087416452,1954.4442693017302,1004.0615204056588,1739.3340360399357,1048.8890200630908))
targetgene="Tmem94"
collabel=c("Input1_DOI_rep1","Input1_DOI_rep2","Input1_DOI_rep3","AR2473_SP","AR2474_SP","AR2475_SP","AR2476_SP")

# set up color using RColorBrewer
#library(RColorBrewer)
#colors <- brewer.pal(length(targetgenelist), "Set1")

colors=c( "#E41A1C", "#377EB8", "#4DAF4A", "#984EA3", "#FF7F00",  "#A65628", "#F781BF",
          "#999999", "#66C2A5", "#FC8D62", "#8DA0CB", "#E78AC3", "#A6D854", "#FFD92F", "#E5C494", "#B3B3B3", 
          "#8DD3C7", "#FFFFB3", "#BEBADA", "#FB8072", "#80B1D3", "#FDB462", "#B3DE69", "#FCCDE5",
          "#D9D9D9", "#BC80BD", "#CCEBC5", "#FFED6F")


## code

targetmatvec=unlist(targetmat)+1
yrange=range(targetmatvec[targetmatvec>0]);
# yrange[1]=1; # set the minimum value to 1
for(i in 1:length(targetmat)){
  vali=targetmat[[i]]+1;
  if(i==1){
    plot(1:length(vali),vali,type='b',las=1,pch=20,main=paste('sgRNAs in',targetgene),ylab='Read counts',xlab='Samples',xlim=c(0.7,length(vali)+0.3),ylim = yrange,col=colors[(i %% length(colors))],xaxt='n',log='y')
    axis(1,at=1:length(vali),labels=(collabel),las=2)
    # lines(0:100,rep(1,101),col='black');
  }else{
    lines(1:length(vali),vali,type='b',pch=20,col=colors[(i %% length(colors))])
  }
}




# parameters
# Do not modify the variables beginning with "__"
targetmat=list(c(299.3191260812101,313.77991241328016,297.35614988026947,1876.6124178693603,115.4874549857659,547.7460776479355,692.1654113073344),c(655.5661720749948,607.4369826174478,584.2173768235883,2049.572087719071,2437.464638170165,1076.272994676645,1875.83920399689),c(443.9661678716513,499.6604040059298,452.15626320029213,778.3185143236979,800.2601292543072,605.403559505613,602.9845091183953),c(210.5258925068798,216.576352589601,220.97643295023948,350.243331445664,169.83449262612632,0.0,203.69728795428142),c(534.9076248389089,441.67933323391065,511.62749317634604,4151.032076393055,1589.6508509805424,2825.2166110261937,1785.6448824648949),c(653.0599114499129,670.8750953444805,657.9733630193806,1602.0389419829446,2937.457384461481,3930.3183466316777,3512.5114430325343))
targetgene="Ncor1"
collabel=c("Input1_DOI_rep1","Input1_DOI_rep2","Input1_DOI_rep3","AR2473_SP","AR2474_SP","AR2475_SP","AR2476_SP")

# set up color using RColorBrewer
#library(RColorBrewer)
#colors <- brewer.pal(length(targetgenelist), "Set1")

colors=c( "#E41A1C", "#377EB8", "#4DAF4A", "#984EA3", "#FF7F00",  "#A65628", "#F781BF",
          "#999999", "#66C2A5", "#FC8D62", "#8DA0CB", "#E78AC3", "#A6D854", "#FFD92F", "#E5C494", "#B3B3B3", 
          "#8DD3C7", "#FFFFB3", "#BEBADA", "#FB8072", "#80B1D3", "#FDB462", "#B3DE69", "#FCCDE5",
          "#D9D9D9", "#BC80BD", "#CCEBC5", "#FFED6F")


## code

targetmatvec=unlist(targetmat)+1
yrange=range(targetmatvec[targetmatvec>0]);
# yrange[1]=1; # set the minimum value to 1
for(i in 1:length(targetmat)){
  vali=targetmat[[i]]+1;
  if(i==1){
    plot(1:length(vali),vali,type='b',las=1,pch=20,main=paste('sgRNAs in',targetgene),ylab='Read counts',xlab='Samples',xlim=c(0.7,length(vali)+0.3),ylim = yrange,col=colors[(i %% length(colors))],xaxt='n',log='y')
    axis(1,at=1:length(vali),labels=(collabel),las=2)
    # lines(0:100,rep(1,101),col='black');
  }else{
    lines(1:length(vali),vali,type='b',pch=20,col=colors[(i %% length(colors))])
  }
}




# parameters
# Do not modify the variables beginning with "__"
targetmat=list(c(380.59357778029465,445.4310495779825,398.2240203298511,3565.1311947771605,3043.4341078601838,720.7185232209678,2441.3271974222084),c(337.6291099217477,405.18536515975745,369.94603352751176,9616.557643643911,614.1215253360728,663.0610413632903,402.3274791932822),c(361.6176044761031,390.51956490565846,344.00025182227256,2689.5228661630003,690.2073780325774,67.26706216729032,375.9785762738229),c(402.43384894172266,400.41045344912055,457.695250305905,1122.0758581499977,1874.9727985924346,1364.5604039650323,1281.9754689659999),c(594.69984260872,559.687865511079,578.3868640808379,1212.8796848210957,1035.311067048866,1835.4298391360646,1421.8273383077453),c(289.652120813037,308.3228704582666,302.60361134874483,1532.8550740430605,1312.4809590147042,816.8143263170969,1643.766174437037))
targetgene="Nosip"
collabel=c("Input1_DOI_rep1","Input1_DOI_rep2","Input1_DOI_rep3","AR2473_SP","AR2474_SP","AR2475_SP","AR2476_SP")

# set up color using RColorBrewer
#library(RColorBrewer)
#colors <- brewer.pal(length(targetgenelist), "Set1")

colors=c( "#E41A1C", "#377EB8", "#4DAF4A", "#984EA3", "#FF7F00",  "#A65628", "#F781BF",
          "#999999", "#66C2A5", "#FC8D62", "#8DA0CB", "#E78AC3", "#A6D854", "#FFD92F", "#E5C494", "#B3B3B3", 
          "#8DD3C7", "#FFFFB3", "#BEBADA", "#FB8072", "#80B1D3", "#FDB462", "#B3DE69", "#FCCDE5",
          "#D9D9D9", "#BC80BD", "#CCEBC5", "#FFED6F")


## code

targetmatvec=unlist(targetmat)+1
yrange=range(targetmatvec[targetmatvec>0]);
# yrange[1]=1; # set the minimum value to 1
for(i in 1:length(targetmat)){
  vali=targetmat[[i]]+1;
  if(i==1){
    plot(1:length(vali),vali,type='b',las=1,pch=20,main=paste('sgRNAs in',targetgene),ylab='Read counts',xlab='Samples',xlim=c(0.7,length(vali)+0.3),ylim = yrange,col=colors[(i %% length(colors))],xaxt='n',log='y')
    axis(1,at=1:length(vali),labels=(collabel),las=2)
    # lines(0:100,rep(1,101),col='black');
  }else{
    lines(1:length(vali),vali,type='b',pch=20,col=colors[(i %% length(colors))])
  }
}




# parameters
# Do not modify the variables beginning with "__"
targetmat=list(c(499.46193885560774,460.77898007645814,506.08850607073316,784.804501943062,904.878176712001,1691.286134491871,1171.5127605728821),c(529.8951035887451,448.841700799866,527.369877581772,1524.207090550575,1036.669742989875,874.4718081747742,888.7687638602229),c(467.23858796169753,517.0547252375355,544.2783645357482,471.31510034046147,457.87379212003657,470.86943517103225,684.0580565628853),c(518.7959493919539,534.107981346953,483.9325576482817,2146.861902009533,1211.9389393800375,1393.389144893871,840.1246353935288),c(673.4680336827226,604.708461639941,655.6411579222805,2062.5440629577993,3052.9448394472465,1864.2585800649033,1109.6941806464586),c(471.53503474755223,478.51436643025227,464.69186559720544,1236.661639425431,1601.8789344496236,1095.492155295871,1622.4843682328585))
targetgene="Thrap3"
collabel=c("Input1_DOI_rep1","Input1_DOI_rep2","Input1_DOI_rep3","AR2473_SP","AR2474_SP","AR2475_SP","AR2476_SP")

# set up color using RColorBrewer
#library(RColorBrewer)
#colors <- brewer.pal(length(targetgenelist), "Set1")

colors=c( "#E41A1C", "#377EB8", "#4DAF4A", "#984EA3", "#FF7F00",  "#A65628", "#F781BF",
          "#999999", "#66C2A5", "#FC8D62", "#8DA0CB", "#E78AC3", "#A6D854", "#FFD92F", "#E5C494", "#B3B3B3", 
          "#8DD3C7", "#FFFFB3", "#BEBADA", "#FB8072", "#80B1D3", "#FDB462", "#B3DE69", "#FCCDE5",
          "#D9D9D9", "#BC80BD", "#CCEBC5", "#FFED6F")


## code

targetmatvec=unlist(targetmat)+1
yrange=range(targetmatvec[targetmatvec>0]);
# yrange[1]=1; # set the minimum value to 1
for(i in 1:length(targetmat)){
  vali=targetmat[[i]]+1;
  if(i==1){
    plot(1:length(vali),vali,type='b',las=1,pch=20,main=paste('sgRNAs in',targetgene),ylab='Read counts',xlab='Samples',xlim=c(0.7,length(vali)+0.3),ylim = yrange,col=colors[(i %% length(colors))],xaxt='n',log='y')
    axis(1,at=1:length(vali),labels=(collabel),las=2)
    # lines(0:100,rep(1,101),col='black');
  }else{
    lines(1:length(vali),vali,type='b',pch=20,col=colors[(i %% length(colors))])
  }
}



dev.off()
Sweave("SP_cd19.10m_v_Input1_DOI_summary.Rnw");
library(tools);

texi2dvi("SP_cd19.10m_v_Input1_DOI_summary.tex",pdf=TRUE);
